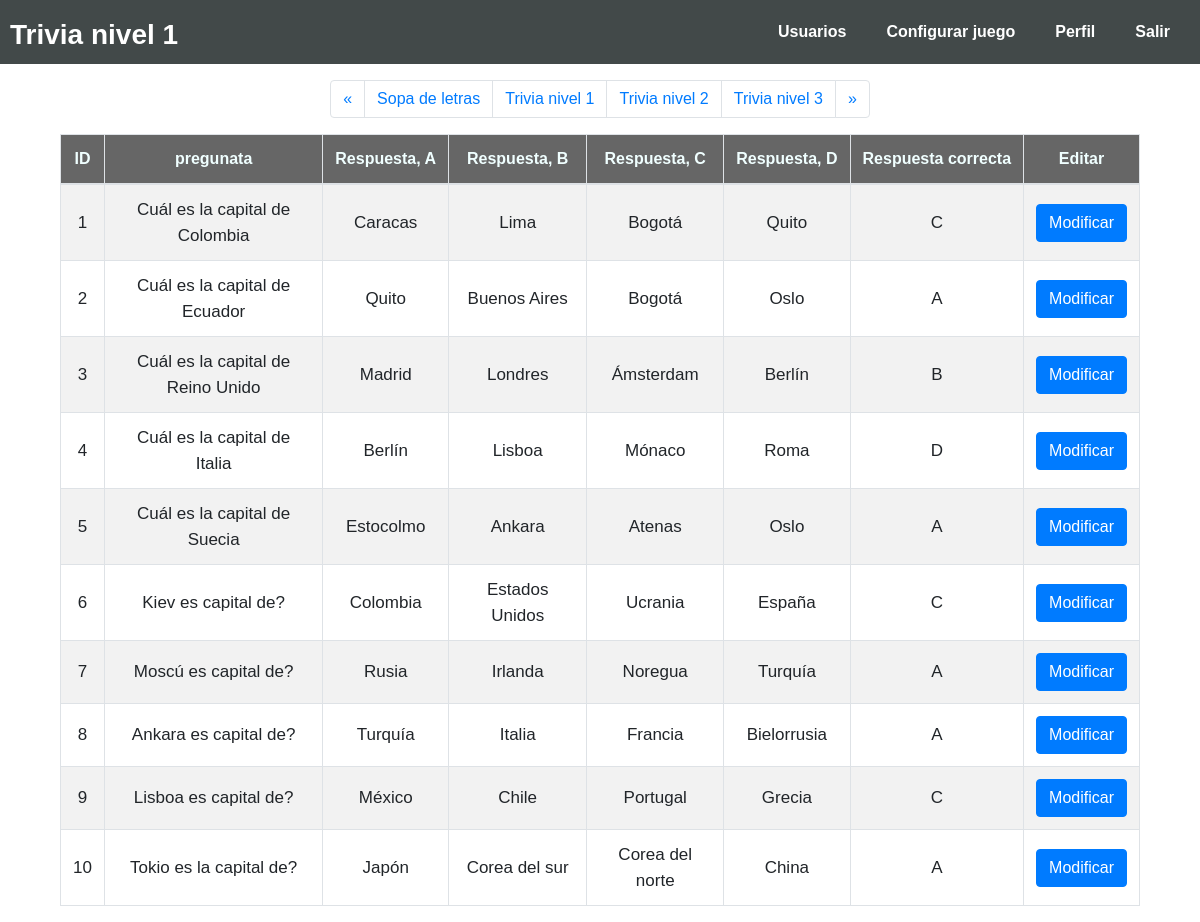
Screenshot of /confi_juego/trivia/trivia.php (signed in) with the database file from the repository.
### tables this page shows
CREATE TABLE `trivia_nivel1` (
  `id_pregunta` int(11) NOT NULL,
  `pregunta` varchar(255) NOT NULL,
  `respuesta1` varchar(255) NOT NULL,
  `respuesta2` varchar(255) NOT NULL,
  `respuesta3` varchar(255) NOT NULL,
  `respuesta4` varchar(255) NOT NULL,
  `respuesta_correcta` varchar(1) NOT NULL
);

### confi_juego/trivia/php/consul_trivia.php (called while the page is built)
<?php
require ('../../php/conexion.php');
$pdo -> setAttribute(PDO::ATTR_ERRMODE, PDO::ERRMODE_EXCEPTION);
$query = $pdo->prepare("SELECT * FROM trivia_nivel1 ");
$query->execute();
 ?>

### confi_juego/trivia/trivia.php (the view, shortened to what this page needs)
<!DOCTYPE html>
<html lang="en">
<head>
    <link rel="stylesheet" type="text/css" href="../../css/bootstrap.css">
    <link rel="stylesheet" type="text/css" href="../../css/cargando.css">
    <link rel="stylesheet" type="text/css" href="../../css/maquinawrite.css">
    <link rel="stylesheet" href="../../css/estyle.css">
    <link rel="stylesheet" href="style.css">
</head>
<body>
    <nav class="navbar1 navbar-expand-lg1 navbar-light1 bg-light1">
        <div class="collapse1 navbar-collapse1" id="navbarNav">
            <p class="pa"> <b><span style="color: white;">Trivia nivel 1</span> </b></p>
            <ul class="navbar-nav1">
                <li class="nav-item1 active1">
                    <a class="nav-link1" href="../../administrador/index.php"><b> Usuarios</b> <span class="sr-only1"></span></a>
                </li>
                <li class="nav-item1">
                    <a class="nav-link1" href="#"><b> Configurar juego</b></a>
                </li>
                <li class="nav-item1">
                    <a class="nav-link1" href="../perfil/perfil_admin.php"><b>Perfil</b></a>
                </li>
                <li class="nav-item1">
                    <a class="nav-link1" href="../../php/validacion.php"><b>Salir</b></a>
                </li>
            </ul>
        </div>
    </nav>
    <div class="div_pagination">
        <ul class="ul_paginacion pagination">
            <li class=" page-item">
                <a class="anterior page-link" href="../sopa/index.php" aria-label="Previous">
                    <span aria-hidden="true">&laquo;</span>
                </a>
            </li>
            <li class="page-item">
                <a class="page-link" href="../sopa/index.php">
                    <div class="a-pagination"> Sopa de letras</div>
                </a>
            </li>
            <li class="page-item">
                <a class="page-link" href="#">
                    <div class="a-pagination"> Trivia nivel 1</div>
                </a>
            </li>
            <li class="page-item">
                <a class="page-link" href="trivia_nv2.php">
                    <div class="a-pagination"> Trivia nivel 2</div>
                </a>
            </li>
            <li class="page-item">
                <a class="page-link" href="trivia_nv3.php">
                    <div class="a-pagination"> Trivia nivel 3</div>
                </a>
            </li>
            <li class=" page-item">
                <a class="anterior page-link" href="trivia_nv2.php" aria-label="Next">
                    <span aria-hidden="true">&raquo;</span>
                </a>
            </li>
        </ul>
    </div>
    <div class="tabla clearfix">
        <div class="contenedor_tabla">
            <div class="table-responsive" style="align-items: center;">
                <table class="table table-bordered table-striped table-hover">
                    <thead>
                        <tr class="tr">
                            <th scope="col">ID</th>
                            <th scope="col">pregunata</th>
                            <th scope="col">Respuesta, A</th>
                            <th scope="col">Respuesta, B</th>
                            <th scope="col">Respuesta, C</th>
                            <th scope="col">Respuesta, D</th>
                            <th scope="col">Respuesta correcta</th>
                            <th scope="col">Editar</th>
                        </tr>
                    </thead>
                    <tbody>
                        <?php
                        include("php/consul_trivia.php");
                        while ($dataCliente = $query->fetch(PDO::FETCH_ASSOC)) { ?>
                            <tr>
                                <td><?php echo $dataCliente['id_pregunta']; ?></td>
                                <td><?php echo $dataCliente['pregunta']; ?></td>
                                <td><?php echo $dataCliente['respuesta1']; ?></td>
                                <td><?php echo $dataCliente['respuesta2']; ?></td>
                                <td><?php echo $dataCliente['respuesta3']; ?></td>
                                <td><?php echo $dataCliente['respuesta4']; ?></td>
                                <td><?php echo $dataCliente['respuesta_correcta']; ?></td>
                                <td>
                                    <button type="button" class="btn btn-primary" data-toggle="modal" data-target="#nivel<?php echo $dataCliente['id_pregunta']; ?>">
                                        Modificar
                                    </button>
                                </td>
                            </tr>
                        <?php } ?>
                </table>
            </div>
        </div>
    </div>
</body>
</html>

### css/estyle.css (style rules this page uses)
table tr th { background: rgba(0, 0, 0, .6); color: azure; }
tbody tr { font-size: 12px !important; }
b { display: flex; flex-direction: row-reverse; }
.pagination { justify-content: center; margin: 16px 0; }

### confi_juego/trivia/style.css (style rules this page uses)
body { font-family: Arial, Helvetica, sans-serif; }
.nav-link1 { text-decoration: none !important; color: white; padding: 20px; display: block; }
.nav-item1 { display: inline-block; text-align: center; }
.navbar1 { position: relative; background-color: #424949; list-style: none; padding: 0; margin: auto; }
.tabla { display: flex; justify-content: center; }
.navbar-nav1 { margin: 0px; display: flex; justify-content: flex-end; text-decoration: none !important; }
.pa { padding-top: 14px; font-size: 28px; margin: 0px; }
.collapse1 { padding: 0px 10px; display: flex; justify-content: space-between; }
td { display: table-cell; vertical-align: middle !important; text-align: center; font-size: 17px; }
.tr { white-space: nowrap; text-align: center; }
.contenedor_tabla { width: 90%; }

### rows the page displays
trivia_nivel1: id_pregunta "1", pregunta "Cuál es la capital de Colombia", respuesta1 "Caracas", respuesta2 "Lima", respuesta3 "Bogotá", respuesta4 "Quito", respuesta_correcta "C"
trivia_nivel1: id_pregunta "2", pregunta "Cuál es la capital de Ecuador", respuesta1 "Quito", respuesta2 "Buenos Aires", respuesta3 "Bogotá", respuesta4 "Oslo", respuesta_correcta "A"
trivia_nivel1: id_pregunta "3", pregunta "Cuál es la capital de Reino Unido", respuesta1 "Madrid", respuesta2 "Londres", respuesta3 "Ámsterdam", respuesta4 "Berlín", respuesta_correcta "B"
trivia_nivel1: id_pregunta "4", pregunta "Cuál es la capital de Italia", respuesta1 "Berlín", respuesta2 "Lisboa", respuesta3 "Mónaco", respuesta4 "Roma", respuesta_correcta "D"
trivia_nivel1: id_pregunta "5", pregunta "Cuál es la capital de Suecia", respuesta1 "Estocolmo", respuesta2 "Ankara", respuesta3 "Atenas", respuesta4 "Oslo", respuesta_correcta "A"
trivia_nivel1: id_pregunta "6", pregunta "Kiev es capital de?", respuesta1 "Colombia", respuesta2 "Estados Unidos", respuesta3 "Ucrania", respuesta4 "España", respuesta_correcta "C"
trivia_nivel1: id_pregunta "7", pregunta "Moscú es capital de?", respuesta1 "Rusia", respuesta2 "Irlanda", respuesta3 "Noregua", respuesta4 "Turquía", respuesta_correcta "A"
trivia_nivel1: id_pregunta "8", pregunta "Ankara es capital de?", respuesta1 "Turquía", respuesta2 "Italia", respuesta3 "Francia", respuesta4 "Bielorrusia", respuesta_correcta "A"
trivia_nivel1: id_pregunta "9", pregunta "Lisboa es capital de?", respuesta1 "México", respuesta2 "Chile", respuesta3 "Portugal", respuesta4 "Grecia", respuesta_correcta "C"
trivia_nivel1: id_pregunta "10", pregunta "Tokio es la capital de?", respuesta1 "Japón", respuesta2 "Corea del sur", respuesta3 "Corea del norte", respuesta4 "China", respuesta_correcta "A"
